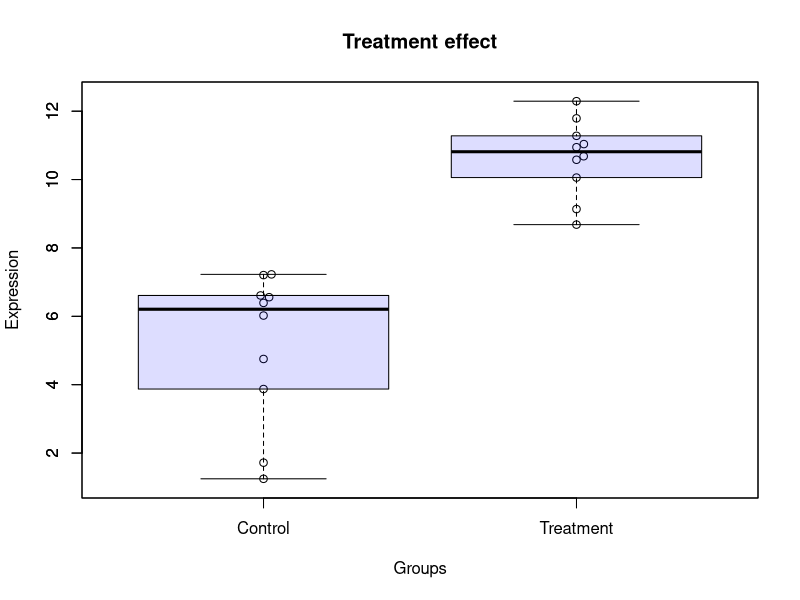

Here is the R script that generated this plot:
## ---- chunk 1
# source ( "https://raw.githubusercontent.com/alexsanchezpla/usefulFunctions/master/boxplotWithDots.R")
boxplotWithDots <- function (myExpres, lev, aTitle, groupLabels, addBoxplot=TRUE)
{
  beeswarm(myExpres~lev, 
           ylab="Expression", xlab="Groups",
           main=aTitle,
           labels=groupLabels)  
  if(addBoxplot)
    boxplot(myExpres~lev, add = T, names = c("",""), col="#0000ff22")
  # Segons un post de: https://www.r-statistics.com/2011/03/beeswarm-boxplot-and-plotting-it-with-r/
}
## ---- chunk 2
require (beeswarm)
expres <-c (rnorm (10,5,2), rnorm (10,10,2))
trado <- as.factor (c (rep ( "CT", 10), rep ( "TR", 10)))
titulo <- "Treatment effect"
groupLab <- c ( "Control", "Treatment")
boxplotWithDots (myExpres = expres, lev = trado, aTitle = titulo, groupLabels = groupLab)
